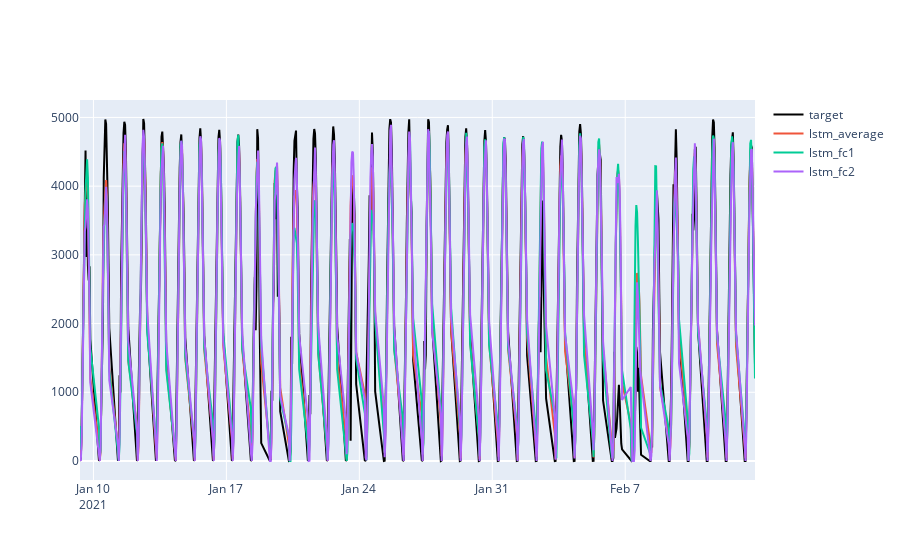

The cell this chart's notebook holds for it:
### Code cell
plot_fc(target, [lstm_fc, lstm_fc1, lstm_fc2],
       ['lstm'])

### Figure 1 — Plotly figure (JSON) as saved in the notebook; plotly's stock layout.template omitted (floating-point values rounded to 4 significant figures; data arrays with more than 128 entries replaced by an {"elided": "..."} marker saying what was removed)
{"data": [{"marker": {"color": "black"}, "name": "target", "type": "scatter", "x": {"elided": "504 str values"}, "y": {"elided": "504 float values"}}, {"name": "lstm_average", "type": "scatter", "x": {"elided": "504 str values"}, "y": {"elided": "504 float values"}}, {"name": "lstm_fc1", "type": "scatter", "x": {"elided": "504 str values"}, "y": {"elided": "504 float values"}}, {"name": "lstm_fc2", "type": "scatter", "x": {"elided": "504 str values"}, "y": {"elided": "504 float values"}}], "layout": {}}
